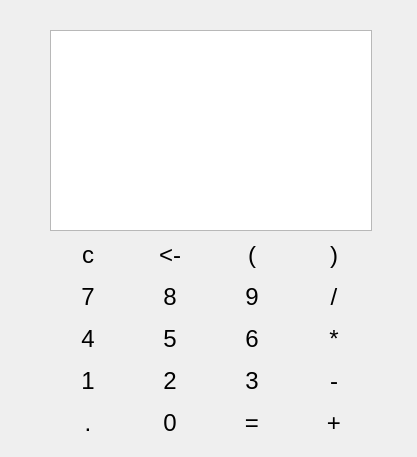
<?xml version="1.0" encoding="UTF-8"?>
<ui version="4.0">
 <class>Calculadora</class>
 <widget class="QDialog" name="Calculadora">
  <property name="geometry">
   <rect>
    <x>0</x>
    <y>0</y>
    <width>417</width>
    <height>457</height>
   </rect>
  </property>
  <property name="minimumSize">
   <size>
    <width>417</width>
    <height>457</height>
   </size>
  </property>
  <property name="maximumSize">
   <size>
    <width>417</width>
    <height>457</height>
   </size>
  </property>
  <property name="windowTitle">
   <string>Calculadora</string>
  </property>
  <widget class="QWidget" name="layoutWidget">
   <property name="geometry">
    <rect>
     <x>50</x>
     <y>30</y>
     <width>322</width>
     <height>411</height>
    </rect>
   </property>
   <layout class="QVBoxLayout" name="verticalLayout">
    <item>
     <widget class="QTextEdit" name="pantalla">
      <property name="font">
       <font>
        <pointsize>18</pointsize>
       </font>
      </property>
      <property name="cursor" stdset="0">
       <cursorShape>BlankCursor</cursorShape>
      </property>
      <property name="verticalScrollBarPolicy">
       <enum>Qt::ScrollBarAlwaysOff</enum>
      </property>
      <property name="horizontalScrollBarPolicy">
       <enum>Qt::ScrollBarAlwaysOff</enum>
      </property>
      <property name="readOnly">
       <bool>true</bool>
      </property>
      <property name="acceptRichText">
       <bool>true</bool>
      </property>
     </widget>
    </item>
    <item>
     <layout class="QGridLayout" name="gridLayout">
      <item row="0" column="2">
       <widget class="QPushButton" name="btpara">
        <property name="font">
         <font>
          <pointsize>18</pointsize>
         </font>
        </property>
        <property name="cursor">
         <cursorShape>PointingHandCursor</cursorShape>
        </property>
        <property name="text">
         <string>(</string>
        </property>
        <property name="flat">
         <bool>true</bool>
        </property>
       </widget>
      </item>
      <item row="1" column="2">
       <widget class="QPushButton" name="btnueve">
        <property name="font">
         <font>
          <pointsize>18</pointsize>
         </font>
        </property>
        <property name="cursor">
         <cursorShape>PointingHandCursor</cursorShape>
        </property>
        <property name="text">
         <string>9</string>
        </property>
        <property name="flat">
         <bool>true</bool>
        </property>
       </widget>
      </item>
      <item row="1" column="3">
       <widget class="QPushButton" name="btdivi">
        <property name="font">
         <font>
          <pointsize>18</pointsize>
         </font>
        </property>
        <property name="cursor">
         <cursorShape>PointingHandCursor</cursorShape>
        </property>
        <property name="text">
         <string>/</string>
        </property>
        <property name="flat">
         <bool>true</bool>
        </property>
       </widget>
      </item>
      <item row="0" column="3">
       <widget class="QPushButton" name="btparc">
        <property name="font">
         <font>
          <pointsize>18</pointsize>
         </font>
        </property>
        <property name="cursor">
         <cursorShape>PointingHandCursor</cursorShape>
        </property>
        <property name="text">
         <string>)</string>
        </property>
        <property name="flat">
         <bool>true</bool>
        </property>
       </widget>
      </item>
      <item row="3" column="0">
       <widget class="QPushButton" name="btcuatro">
        <property name="font">
         <font>
          <pointsize>18</pointsize>
         </font>
        </property>
        <property name="cursor">
         <cursorShape>PointingHandCursor</cursorShape>
        </property>
        <property name="text">
         <string>4</string>
        </property>
        <property name="flat">
         <bool>true</bool>
        </property>
       </widget>
      </item>
      <item row="1" column="0">
       <widget class="QPushButton" name="btsiete">
        <property name="font">
         <font>
          <pointsize>18</pointsize>
         </font>
        </property>
        <property name="cursor">
         <cursorShape>PointingHandCursor</cursorShape>
        </property>
        <property name="text">
         <string>7</string>
        </property>
        <property name="flat">
         <bool>true</bool>
        </property>
       </widget>
      </item>
      <item row="0" column="0">
       <widget class="QPushButton" name="btclear">
        <property name="font">
         <font>
          <pointsize>18</pointsize>
         </font>
        </property>
        <property name="cursor">
         <cursorShape>PointingHandCursor</cursorShape>
        </property>
        <property name="text">
         <string>c</string>
        </property>
        <property name="flat">
         <bool>true</bool>
        </property>
       </widget>
      </item>
      <item row="4" column="2">
       <widget class="QPushButton" name="bttres">
        <property name="font">
         <font>
          <pointsize>18</pointsize>
         </font>
        </property>
        <property name="cursor">
         <cursorShape>PointingHandCursor</cursorShape>
        </property>
        <property name="text">
         <string>3</string>
        </property>
        <property name="flat">
         <bool>true</bool>
        </property>
       </widget>
      </item>
      <item row="3" column="2">
       <widget class="QPushButton" name="btseis">
        <property name="font">
         <font>
          <pointsize>18</pointsize>
         </font>
        </property>
        <property name="cursor">
         <cursorShape>PointingHandCursor</cursorShape>
        </property>
        <property name="text">
         <string>6</string>
        </property>
        <property name="flat">
         <bool>true</bool>
        </property>
       </widget>
      </item>
      <item row="0" column="1">
       <widget class="QPushButton" name="btback">
        <property name="font">
         <font>
          <pointsize>18</pointsize>
         </font>
        </property>
        <property name="cursor">
         <cursorShape>PointingHandCursor</cursorShape>
        </property>
        <property name="text">
         <string>&lt;-</string>
        </property>
        <property name="flat">
         <bool>true</bool>
        </property>
       </widget>
      </item>
      <item row="4" column="3">
       <widget class="QPushButton" name="btresta">
        <property name="font">
         <font>
          <pointsize>18</pointsize>
         </font>
        </property>
        <property name="cursor">
         <cursorShape>PointingHandCursor</cursorShape>
        </property>
        <property name="text">
         <string>-</string>
        </property>
        <property name="flat">
         <bool>true</bool>
        </property>
       </widget>
      </item>
      <item row="1" column="1">
       <widget class="QPushButton" name="btocho">
        <property name="font">
         <font>
          <pointsize>18</pointsize>
         </font>
        </property>
        <property name="cursor">
         <cursorShape>PointingHandCursor</cursorShape>
        </property>
        <property name="text">
         <string>8</string>
        </property>
        <property name="flat">
         <bool>true</bool>
        </property>
       </widget>
      </item>
      <item row="3" column="1">
       <widget class="QPushButton" name="btcinco">
        <property name="font">
         <font>
          <pointsize>18</pointsize>
         </font>
        </property>
        <property name="cursor">
         <cursorShape>PointingHandCursor</cursorShape>
        </property>
        <property name="text">
         <string>5</string>
        </property>
        <property name="flat">
         <bool>true</bool>
        </property>
       </widget>
      </item>
      <item row="4" column="1">
       <widget class="QPushButton" name="btdos">
        <property name="font">
         <font>
          <pointsize>18</pointsize>
         </font>
        </property>
        <property name="cursor">
         <cursorShape>PointingHandCursor</cursorShape>
        </property>
        <property name="text">
         <string>2</string>
        </property>
        <property name="flat">
         <bool>true</bool>
        </property>
       </widget>
      </item>
      <item row="4" column="0">
       <widget class="QPushButton" name="btuno">
        <property name="font">
         <font>
          <pointsize>18</pointsize>
         </font>
        </property>
        <property name="cursor">
         <cursorShape>PointingHandCursor</cursorShape>
        </property>
        <property name="text">
         <string>1</string>
        </property>
        <property name="flat">
         <bool>true</bool>
        </property>
       </widget>
      </item>
      <item row="3" column="3">
       <widget class="QPushButton" name="btmulti">
        <property name="font">
         <font>
          <pointsize>18</pointsize>
         </font>
        </property>
        <property name="cursor">
         <cursorShape>PointingHandCursor</cursorShape>
        </property>
        <property name="text">
         <string>*</string>
        </property>
        <property name="flat">
         <bool>true</bool>
        </property>
       </widget>
      </item>
      <item row="5" column="1">
       <widget class="QPushButton" name="btcero">
        <property name="font">
         <font>
          <pointsize>18</pointsize>
         </font>
        </property>
        <property name="cursor">
         <cursorShape>PointingHandCursor</cursorShape>
        </property>
        <property name="text">
         <string>0</string>
        </property>
        <property name="flat">
         <bool>true</bool>
        </property>
       </widget>
      </item>
      <item row="5" column="0">
       <widget class="QPushButton" name="btcoma">
        <property name="font">
         <font>
          <pointsize>18</pointsize>
         </font>
        </property>
        <property name="cursor">
         <cursorShape>PointingHandCursor</cursorShape>
        </property>
        <property name="text">
         <string>.</string>
        </property>
        <property name="flat">
         <bool>true</bool>
        </property>
       </widget>
      </item>
      <item row="5" column="2">
       <widget class="QPushButton" name="btevalua">
        <property name="font">
         <font>
          <pointsize>18</pointsize>
         </font>
        </property>
        <property name="cursor">
         <cursorShape>PointingHandCursor</cursorShape>
        </property>
        <property name="text">
         <string>=</string>
        </property>
        <property name="flat">
         <bool>true</bool>
        </property>
       </widget>
      </item>
      <item row="5" column="3">
       <widget class="QPushButton" name="btsuma">
        <property name="font">
         <font>
          <pointsize>18</pointsize>
         </font>
        </property>
        <property name="cursor">
         <cursorShape>PointingHandCursor</cursorShape>
        </property>
        <property name="text">
         <string>+</string>
        </property>
        <property name="flat">
         <bool>true</bool>
        </property>
       </widget>
      </item>
     </layout>
    </item>
   </layout>
  </widget>
 </widget>
 <resources/>
 <connections>
  <connection>
   <sender>btclear</sender>
   <signal>clicked()</signal>
   <receiver>Calculadora</receiver>
   <slot>borratodo()</slot>
   <hints>
    <hint type="sourcelabel">
     <x>89</x>
     <y>245</y>
    </hint>
    <hint type="destinationlabel">
     <x>22</x>
     <y>245</y>
    </hint>
   </hints>
  </connection>
  <connection>
   <sender>btback</sender>
   <signal>clicked()</signal>
   <receiver>Calculadora</receiver>
   <slot>borra()</slot>
   <hints>
    <hint type="sourcelabel">
     <x>166</x>
     <y>248</y>
    </hint>
    <hint type="destinationlabel">
     <x>27</x>
     <y>226</y>
    </hint>
   </hints>
  </connection>
  <connection>
   <sender>btpara</sender>
   <signal>clicked()</signal>
   <receiver>Calculadora</receiver>
   <slot>btpulsado()</slot>
   <hints>
    <hint type="sourcelabel">
     <x>261</x>
     <y>246</y>
    </hint>
    <hint type="destinationlabel">
     <x>20</x>
     <y>193</y>
    </hint>
   </hints>
  </connection>
  <connection>
   <sender>btparc</sender>
   <signal>clicked()</signal>
   <receiver>Calculadora</receiver>
   <slot>btpulsado()</slot>
   <hints>
    <hint type="sourcelabel">
     <x>328</x>
     <y>250</y>
    </hint>
    <hint type="destinationlabel">
     <x>395</x>
     <y>249</y>
    </hint>
   </hints>
  </connection>
  <connection>
   <sender>btsiete</sender>
   <signal>clicked()</signal>
   <receiver>Calculadora</receiver>
   <slot>btpulsado()</slot>
   <hints>
    <hint type="sourcelabel">
     <x>101</x>
     <y>293</y>
    </hint>
    <hint type="destinationlabel">
     <x>30</x>
     <y>293</y>
    </hint>
   </hints>
  </connection>
  <connection>
   <sender>btocho</sender>
   <signal>clicked()</signal>
   <receiver>Calculadora</receiver>
   <slot>btpulsado()</slot>
   <hints>
    <hint type="sourcelabel">
     <x>171</x>
     <y>290</y>
    </hint>
    <hint type="destinationlabel">
     <x>11</x>
     <y>280</y>
    </hint>
   </hints>
  </connection>
  <connection>
   <sender>btnueve</sender>
   <signal>clicked()</signal>
   <receiver>Calculadora</receiver>
   <slot>btpulsado()</slot>
   <hints>
    <hint type="sourcelabel">
     <x>261</x>
     <y>291</y>
    </hint>
    <hint type="destinationlabel">
     <x>21</x>
     <y>318</y>
    </hint>
   </hints>
  </connection>
  <connection>
   <sender>btdivi</sender>
   <signal>clicked()</signal>
   <receiver>Calculadora</receiver>
   <slot>btpulsado()</slot>
   <hints>
    <hint type="sourcelabel">
     <x>325</x>
     <y>297</y>
    </hint>
    <hint type="destinationlabel">
     <x>399</x>
     <y>297</y>
    </hint>
   </hints>
  </connection>
  <connection>
   <sender>btresta</sender>
   <signal>clicked()</signal>
   <receiver>Calculadora</receiver>
   <slot>btpulsado()</slot>
   <hints>
    <hint type="sourcelabel">
     <x>369</x>
     <y>395</y>
    </hint>
    <hint type="destinationlabel">
     <x>399</x>
     <y>333</y>
    </hint>
   </hints>
  </connection>
  <connection>
   <sender>btmulti</sender>
   <signal>clicked()</signal>
   <receiver>Calculadora</receiver>
   <slot>btpulsado()</slot>
   <hints>
    <hint type="sourcelabel">
     <x>369</x>
     <y>352</y>
    </hint>
    <hint type="destinationlabel">
     <x>396</x>
     <y>378</y>
    </hint>
   </hints>
  </connection>
  <connection>
   <sender>btsuma</sender>
   <signal>clicked()</signal>
   <receiver>Calculadora</receiver>
   <slot>btpulsado()</slot>
   <hints>
    <hint type="sourcelabel">
     <x>342</x>
     <y>423</y>
    </hint>
    <hint type="destinationlabel">
     <x>400</x>
     <y>423</y>
    </hint>
   </hints>
  </connection>
  <connection>
   <sender>btseis</sender>
   <signal>clicked()</signal>
   <receiver>Calculadora</receiver>
   <slot>btpulsado()</slot>
   <hints>
    <hint type="sourcelabel">
     <x>245</x>
     <y>336</y>
    </hint>
    <hint type="destinationlabel">
     <x>385</x>
     <y>352</y>
    </hint>
   </hints>
  </connection>
  <connection>
   <sender>bttres</sender>
   <signal>clicked()</signal>
   <receiver>Calculadora</receiver>
   <slot>btpulsado()</slot>
   <hints>
    <hint type="sourcelabel">
     <x>264</x>
     <y>377</y>
    </hint>
    <hint type="destinationlabel">
     <x>381</x>
     <y>398</y>
    </hint>
   </hints>
  </connection>
  <connection>
   <sender>btevalua</sender>
   <signal>clicked()</signal>
   <receiver>Calculadora</receiver>
   <slot>evalua()</slot>
   <hints>
    <hint type="sourcelabel">
     <x>262</x>
     <y>418</y>
    </hint>
    <hint type="destinationlabel">
     <x>360</x>
     <y>448</y>
    </hint>
   </hints>
  </connection>
  <connection>
   <sender>btcuatro</sender>
   <signal>clicked()</signal>
   <receiver>Calculadora</receiver>
   <slot>btpulsado()</slot>
   <hints>
    <hint type="sourcelabel">
     <x>90</x>
     <y>337</y>
    </hint>
    <hint type="destinationlabel">
     <x>26</x>
     <y>343</y>
    </hint>
   </hints>
  </connection>
  <connection>
   <sender>btcinco</sender>
   <signal>clicked()</signal>
   <receiver>Calculadora</receiver>
   <slot>btpulsado()</slot>
   <hints>
    <hint type="sourcelabel">
     <x>159</x>
     <y>333</y>
    </hint>
    <hint type="destinationlabel">
     <x>22</x>
     <y>375</y>
    </hint>
   </hints>
  </connection>
  <connection>
   <sender>btdos</sender>
   <signal>clicked()</signal>
   <receiver>Calculadora</receiver>
   <slot>btpulsado()</slot>
   <hints>
    <hint type="sourcelabel">
     <x>174</x>
     <y>371</y>
    </hint>
    <hint type="destinationlabel">
     <x>39</x>
     <y>428</y>
    </hint>
   </hints>
  </connection>
  <connection>
   <sender>btcero</sender>
   <signal>clicked()</signal>
   <receiver>Calculadora</receiver>
   <slot>btpulsado()</slot>
   <hints>
    <hint type="sourcelabel">
     <x>107</x>
     <y>425</y>
    </hint>
    <hint type="destinationlabel">
     <x>106</x>
     <y>442</y>
    </hint>
   </hints>
  </connection>
  <connection>
   <sender>btcoma</sender>
   <signal>clicked()</signal>
   <receiver>Calculadora</receiver>
   <slot>btpulsado()</slot>
   <hints>
    <hint type="sourcelabel">
     <x>189</x>
     <y>425</y>
    </hint>
    <hint type="destinationlabel">
     <x>192</x>
     <y>445</y>
    </hint>
   </hints>
  </connection>
  <connection>
   <sender>btuno</sender>
   <signal>clicked()</signal>
   <receiver>Calculadora</receiver>
   <slot>btpulsado()</slot>
   <hints>
    <hint type="sourcelabel">
     <x>64</x>
     <y>380</y>
    </hint>
    <hint type="destinationlabel">
     <x>41</x>
     <y>380</y>
    </hint>
   </hints>
  </connection>
 </connections>
 <slots>
  <slot>borratodo()</slot>
  <slot>borra()</slot>
  <slot>pab()</slot>
  <slot>pcerr()</slot>
  <slot>cero()</slot>
  <slot>uno()</slot>
  <slot>dos()</slot>
  <slot>tres()</slot>
  <slot>cuatro()</slot>
  <slot>cinco()</slot>
  <slot>seis()</slot>
  <slot>siete()</slot>
  <slot>ocho()</slot>
  <slot>nueve()</slot>
  <slot>suma()</slot>
  <slot>resta()</slot>
  <slot>mult()</slot>
  <slot>div()</slot>
  <slot>evalua()</slot>
  <slot>coma()</slot>
  <slot>btpulsado()</slot>
 </slots>
</ui>
